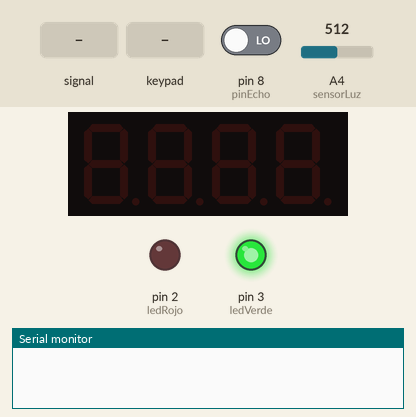
Recording of a sketch running on a simulated Arduino Uno, built with avr-gcc and run on an emulated ATmega328P. On the bench: 4-digit seven-segment display, output pins drawn as LEDs (lit = HIGH), the last lines printed to the serial monitor. Dashed ring = blinking. The inputs (shaded band) are chosen by the test bench; at power-on: A4 (sensorLuz) = 512, pin 8 (pinEcho) LOW. Pins used as bus, display or sensor lines are not drawn.

Above: at 2.7 s.
2.8 s: A4 (sensorLuz) fed a 200 Hz sine of ±460 counts around its level
At 3.8 s:
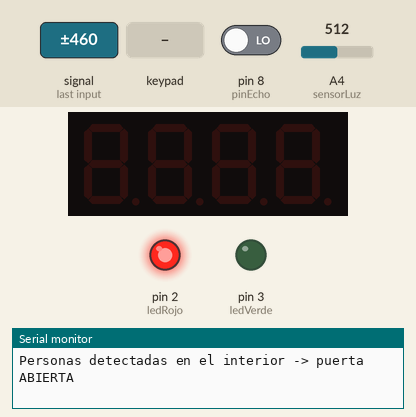
5.8 s: A4 (sensorLuz) set to 716
7.3 s: keypad keys 7 6 5 4 pressed 0.4 s apart
At 9.5 s:
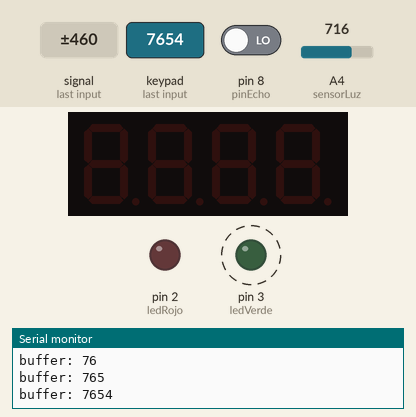
11.9 s: keypad keys 9 8 7 6 pressed 0.4 s apart
At 14.7 s:
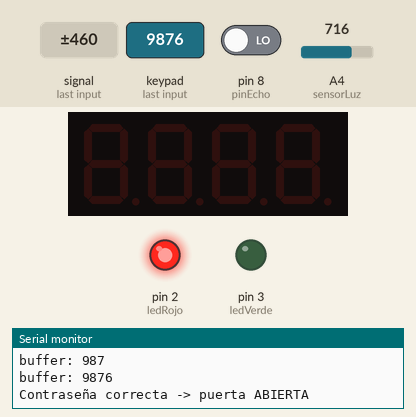
16.4 s: key 'C' pressed
At 18.0 s:
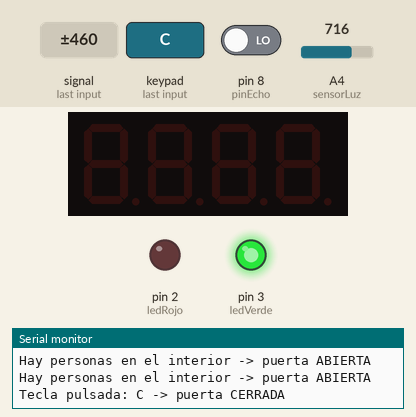
18.7 s: A4 (sensorLuz) set to 108
21.0 s: A4 (sensorLuz) set to 95
At 21.6 s:
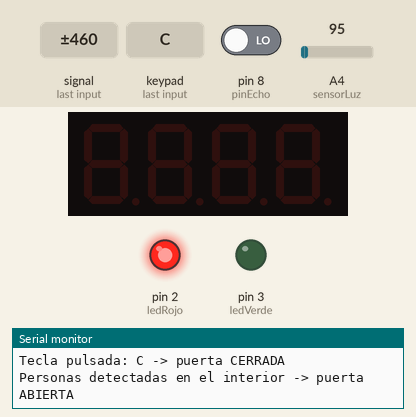
Timing chart, 0 to 23.5 s (numbered marks = the images above; inputs shaded):
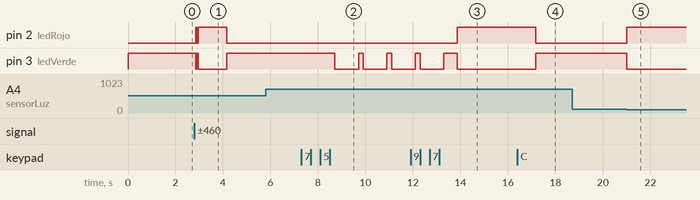

Measured:
- the behaviour switches between 100 and 99 on A4 (sensorLuz) (found by bisection; images 4 and 5)
- after the input at 2.8 s, pin 2 (ledRojo): LOW → HIGH after 0.05 s, → LOW 0.05 s later, → HIGH 0.05 s later, → LOW 1.2 s later; pin 3 (ledVerde): HIGH → LOW after 0.05 s, → HIGH 0.05 s later, → LOW 0.05 s later, → HIGH 1.2 s later
- after the input at 5.8 s, every drawn part: stays the same
- after the input at 7.3 s, pin 3 (ledVerde): alternates HIGH for 0.20 s and LOW for 1.0 s, starting after 1.4 s
- after the input at 11.9 s, pin 2 (ledRojo): LOW → HIGH after 2.0 s
- after the input at 16.4 s, pin 2 (ledRojo): HIGH → LOW after 0.78 s; pin 3 (ledVerde): LOW → HIGH after 0.78 s
- after the input at 18.7 s, every drawn part: stays the same
- after the input at 21.0 s, pin 2 (ledRojo): LOW → HIGH at once; pin 3 (ledVerde): HIGH → LOW at once

The sketch:

Ejercicio2.5.ino
```cpp
// C++ code
// GRUPO B3
// Mateo Rico Iglesias
// Chen Xin Pan Wang
// Eduardo Blanco Bielsa

#include <Keypad.h>
#include <TM1637.h>
//Leds
int ledRojo = 2;
int ledVerde = 3;

//Teclado
const byte nfilas = 4;
const byte ncolumnas = 4;
char teclas[nfilas][ncolumnas] = {
   {'1','2','3','A'},
   {'4','5','6','B'},
   {'7','8','9','C'},
   {'*','0','#','D'}
  };
byte pinsFilas[nfilas] = { A0, A1, A2, A3};
byte pinsColumnas[ncolumnas] = { 7, 6, 5, 4 };

Keypad teclado = Keypad(makeKeymap(teclas), pinsFilas, pinsColumnas,
nfilas, ncolumnas);

bool isOpened = false;
bool isOpenedWithPass = false;

double inicioCuentaTiempo;

int sizeOfBuffer;

//Contraseña
String bufferLectura = "";//para la contraseña
String password = "9876";

// Sensor ultrasonidos
long distance;
long responseTime;

int pinTrig = 9;
int pinEcho = 8;

// Sensor de luz
int sensorLuz = A4;

//Pantalla de segmentos
int pinClk = 10;
int pinDio = 11;
TM1637 screen(pinClk, pinDio);

int cont = 0;
bool entroUltrasonidos = false;

void setup() {
  Serial.begin(9600);
  pinMode(ledVerde, OUTPUT);
  pinMode(ledRojo, OUTPUT);
  //Ultrasonidos
  pinMode(pinTrig, OUTPUT);
  pinMode(pinEcho, INPUT);
  digitalWrite(ledVerde, HIGH);
  //Sensor de luz
  pinMode(sensorLuz, INPUT);
  //Pantalla de segmentos
  screen.init();
  screen.set(BRIGHT_TYPICAL);
  delay(1500);//esperamos a que se inicie la pantalla
}

void loop() {
  char teclaPulsada = teclado.getKey();
  if(bufferLectura == password && !isOpened){
      inicioCuentaTiempo = millis();
      isOpenedWithPass = true;
      isOpened = true;
      Serial.println("Contraseña correcta -> puerta ABIERTA");
      digitalWrite(ledVerde, LOW);
      digitalWrite(ledRojo, HIGH);
      sizeOfBuffer = 0;
  }else if(!isOpenedWithPass && hayPersonasInterior() < 100 && !isOpened){
      isOpened = true;
      digitalWrite(ledVerde, LOW);
      digitalWrite(ledRojo, HIGH);
      Serial.println("Personas detectadas en el interior -> puerta ABIERTA");
  }else if(!isOpenedWithPass && hayPersonasInterior() > 100 && isOpened){
      isOpened = false;
      digitalWrite(ledRojo, LOW);
      digitalWrite(ledVerde, HIGH);
      Serial.println("Ya no hay gente en el interior -> puerta CERRADA");
  }else if(teclaPulsada == 'C' && isOpened && isOpenedWithPass){
        isOpened = false;
        isOpenedWithPass = false;
        Serial.println("Tecla pulsada: C -> puerta CERRADA");
        digitalWrite(ledRojo, LOW);
        digitalWrite(ledVerde, HIGH);
        bufferLectura = ""; // reinicio del buffer
        sizeOfBuffer = 0;
  }else if (hayPersonasInterior() < 100 && hayPersonasExterior() < 10 && isOpened && isOpenedWithPass){
    inicioCuentaTiempo = millis();
    isOpened = true;
    Serial.println("Objeto grande detectado -> puerta ABIERTA");
    digitalWrite(ledRojo, HIGH);
    digitalWrite(ledVerde, LOW);
  }else if(isOpenedWithPass && hayPersonasExterior() < 10 && isOpened){
    Serial.println("Hay personas en el interior -> puerta ABIERTA");
    entroUltrasonidos = true;
    inicioCuentaTiempo = millis();
  }else if(entroUltrasonidos && hayPersonasInterior() < 100 && isOpened && isOpenedWithPass){
        Serial.println("Han entrado personas del exterior al interior -> PUERTA CERRADA");
        digitalWrite(ledRojo, LOW);
        digitalWrite(ledVerde, HIGH);
        if(entroUltrasonidos){
          cont+=1;
          mostrarPantalla(cont);
          entroUltrasonidos = false;
        }
        isOpened = false;
        bufferLectura = ""; // reinicio del buffer
        sizeOfBuffer = 0;
        isOpenedWithPass = false;
  }else if(isOpenedWithPass){
      if(millis() - inicioCuentaTiempo >= 5000 && isOpened){
        isOpened = false;
        digitalWrite(ledRojo, LOW);
        digitalWrite(ledVerde, HIGH);
        bufferLectura = ""; // reinicio del buffer
        sizeOfBuffer = 0;
        isOpenedWithPass = false;
        Serial.println("Pasaron 5 segundos -> puerta CERRADA");
      }
  }else if(sizeOfBuffer > 3 && !isOpened && !isOpenedWithPass){
    bufferLectura = ""; // reinicio del buffer
    sizeOfBuffer = 0;
    for(int i = 0; i <= 3; i++){
      digitalWrite(ledVerde, HIGH);
      delay(200);
      digitalWrite(ledVerde, LOW);
      delay(1000);
    }
    digitalWrite(ledVerde, HIGH);
  }else if(isdigit(teclaPulsada) && !isOpened && !isOpenedWithPass){
    bufferLectura += teclaPulsada;
    Serial.println("buffer: "+bufferLectura);
    sizeOfBuffer++;
  }
}

long hayPersonasExterior(){
  digitalWrite(pinTrig, LOW);
  delayMicroseconds(10);
  digitalWrite(pinTrig, HIGH);//enviamos el pulso
  delayMicroseconds(10);
  responseTime = pulseIn(pinEcho, HIGH);// Medimos la longitud
  //Serial.println("Tiempo: " + String(responseTime) + " microsegundos");
  distance = 0.01716*responseTime;// Calculamos la distancia una vez conocemos la velocidad
  //Serial.println("Distance: " + String(distance) + " cm");
  delay(100);
  return distance;
}

int hayPersonasInterior(){
  return analogRead(sensorLuz);
}

void mostrarPantalla(int contador){
distance = contador;
//4.-
int digit0 = distance/1000;
Serial.println("Digit0 "+ String(digit0));
int digit1 = (distance - digit0*1000)/100;
Serial.println("Digit1 "+ String(digit1));
int digit2 = (distance - (digit0*1000 + digit1*100))/10;
Serial.println("Digit2 "+ String(digit2));
int digit3 = distance - (digit0*1000 + digit1*100 + digit2*10);
Serial.println("Digit3 "+ String(digit3));
screen.display(0, digit0);
screen.display(1, digit1);
screen.display(2, digit2);
screen.display(3, digit3);
}
```
